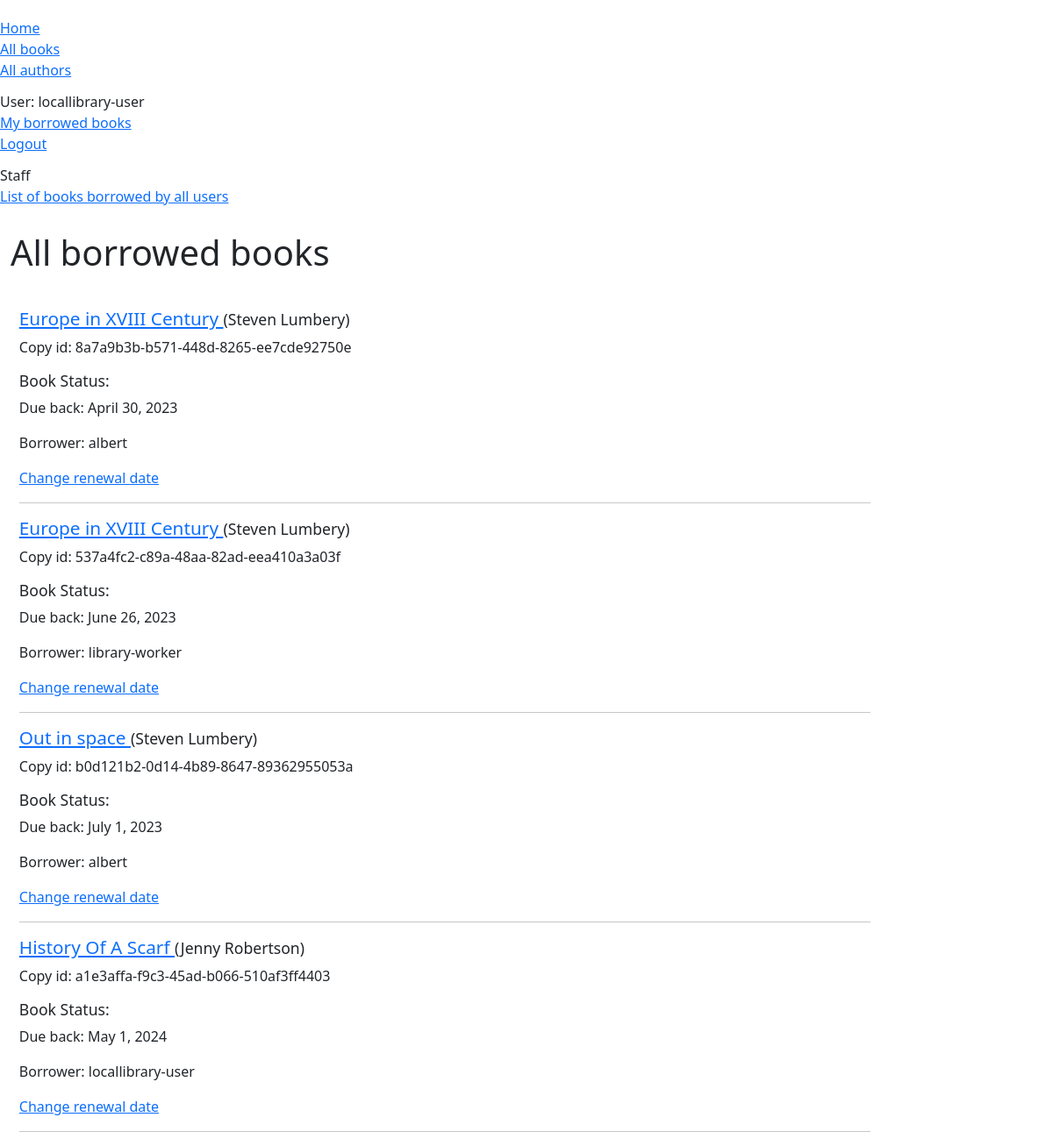
Page /catalog/allborrowed/ (signed in) on the earlier database version.
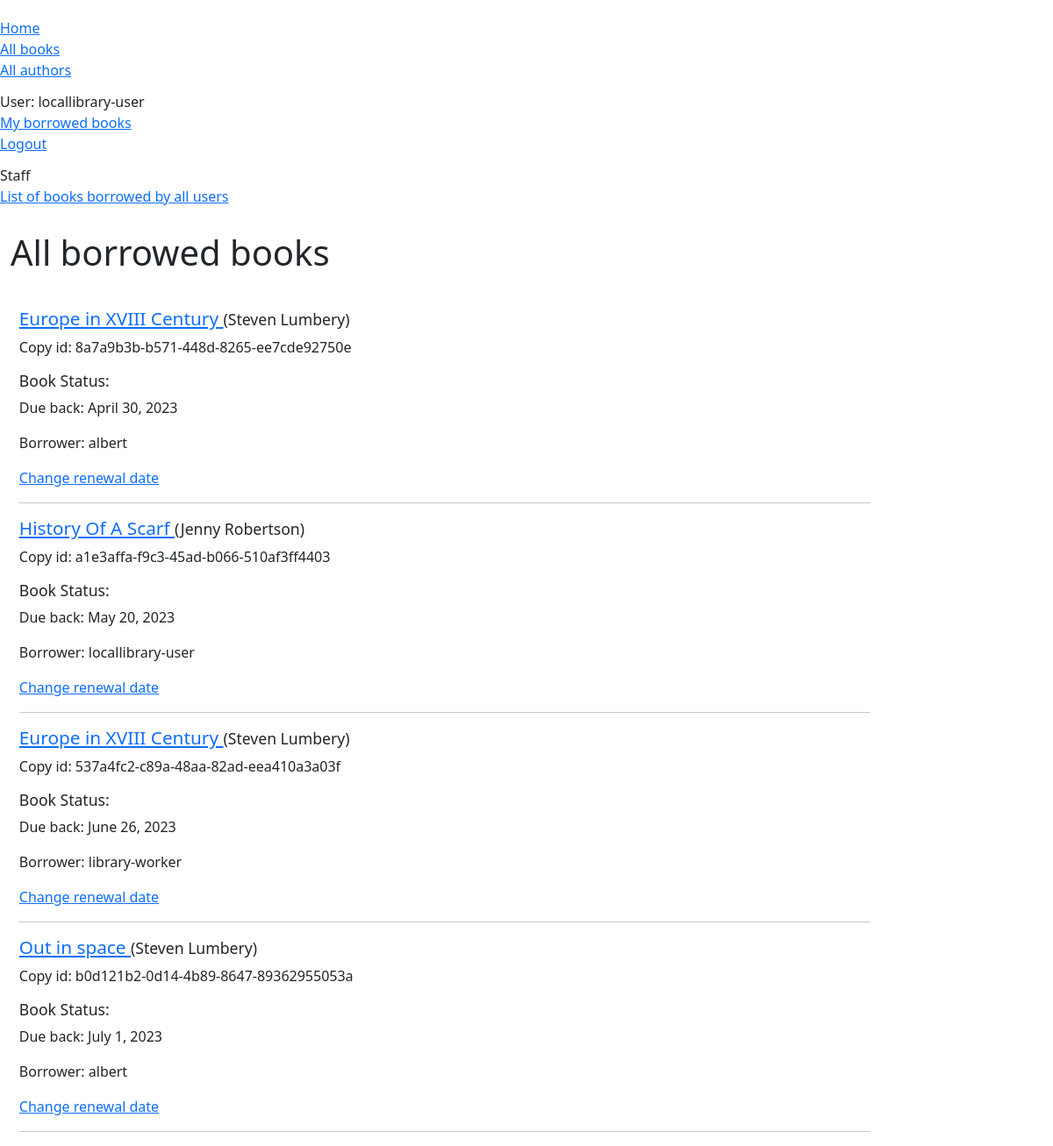
Same page on the later database version.
### catalog/models.py (models this page shows, shortened)
class BookInstance(models.Model):
    id = models.UUIDField(primary_key=True, default=uuid.uuid4,
        help_text='Unique ID for this particular book across whole libray')
    book = models.ForeignKey('Book', on_delete=models.RESTRICT, null=True)
    imprint = models.ForeignKey('Imprint', on_delete=models.SET_NULL, null=True,
        help_text='Enter the imprint for this book.')
    due_back = models.DateField(null=True, blank=True)
    LOAN_STATUS = (
        ('m', 'Maintenance'),
        ('o', 'On loan'),
        ('a', 'Available'),
        ('r', 'Reserved'),
    )
    status = models.CharField(
        max_length = 1,
        choices = LOAN_STATUS,
        blank = True,
        default = 'm',
        help_text= 'Book availability',
    )
    borrower = models.ForeignKey(User, on_delete=models.SET_NULL,
        null=True, blank=True)
    class Meta:
        ordering = ['due_back']
        permissions = (
                        ("can_mark_returned", "Set book as returned"),
                        ("can_modify_book_data", "Add or modify book records and information about them"),
                    )

class Book(models.Model):
    title = models.CharField(max_length=200)
    author = models.ForeignKey('Author', on_delete=models.SET_NULL, null=True)
    summary = models.TextField(max_length=1000,
        help_text='Enter a brief description of the book')
    isbn = models.CharField('ISBN', max_length=13, unique=True, default=getRandomISBN,
        help_text='13 Character <a href="https://www.isbn-international.org/content/what-isbn">ISBN number</a>')
    genre = models.ManyToManyField(Genre, help_text='Select genre for this book.')
    language = models.ForeignKey('Language', on_delete=models.SET_NULL, null=True, help_text='Enter the Language for the book.')
    def display_genre(self):
        """Create string for the Genre data. To display it in admin page."""
        return ', '.join(genre.name for genre in self.genre.all()[:3])
    display_genre.short_description = 'Genre'

class Author(models.Model):
    first_name = models.CharField(max_length=100)
    last_name = models.CharField(max_length=100)
    date_of_birth = models.DateField(null=True, blank=True)
    date_of_death = models.DateField(null=True, blank=True)
    class Meta:
        ordering = ['last_name', 'first_name']
    def __str__(self):
        return f'{ self.first_name } { self.last_name }'

### catalog/views.py (the view)
# urls.py: path('allborrowed/', views.AllBooksBorrowedListView.as_view(), name='all-borrowed'),
class AllBooksBorrowedListView(PermissionRequiredMixin, generic.ListView):
    model = BookInstance
    template_name = 'catalog/bookinstance_all_borrowed_books.html'
    permission_required = 'catalog.can_mark_returned'
    def get_queryset(self):
        return(
            BookInstance.objects
            .filter(status__exact='o')
            .order_by('due_back')
        )

### catalog/templates/catalog/bookinstance_all_borrowed_books.html
{% extends "base_generic.html" %}
{% block content %}
    <h1>
        All borrowed books
    </h1>
    {% if bookinstance_list %}
        <div class="all-borrowed-books-container">
            {% for bookinst in bookinstance_list %}
                <section>
                    <h3>
                        <a href="{% url 'book-detail' bookinst.book.pk %}">
                            {{ bookinst.book.title }}
                        </a>
                        <span class="book-author">({{ bookinst.book.author }})</span>
                    </h3>
                    <p>
                        Copy id:
                        {{ bookinst.id }}
                    </p>
                </section>
                <section>
                    <h4>Book Status:</h4>
                    <p>
                        Due back:
                        {{ bookinst.due_back }}
                    </p>
                    <p>
                        Borrower:
                        {{ bookinst.borrower.get_username }}
                    </p>
                    <p>
                        {% if perms.catalog.can_mark_returned %}
                            <a href="{% url 'renew-book-librarian' bookinst.id %}">
                                Change renewal date
                            </a>
                        {% endif %}
                    </p>
                </section>
                <hr>
            {% endfor %}
        </div>
    {% else %}
        <p>There are no books borrowed.</p>
    {% endif %}
{% endblock %}

### catalog/templates/base_generic.html (shortened to what this page needs)
<!DOCTYPE html>
<html lang="en">
    <head>
        <link
        href="https://cdn.jsdelivr.net/npm/bootstrap@5.1.3/dist/css/bootstrap.min.css"
        rel="stylesheet"
        />
        {% load static %}
        <link rel="stylesheet" href="{% static 'css/style.css' %}">
    </head>
    <body>
        <div class="container-fluid">
            <div class="row"
                <div class="col-sm-2">
                    {% block sidebar %}
                        <ul class="sidebar-nav">
                            <div class="sidebar-section">
                                <li>
                                    <a href="{% url 'index' %}">Home</a>
                                </li>
                                <li>
                                    <a href="{% url 'books' %}">All books</a>
                                </li>
                                <li>
                                    <a href="{% url 'authors' %}">All authors</a>
                                </li>
                            </div>
                            {% if user.is_authenticated %}
                                <div class="sidebar-section">
                                    <li>
                                        User:
                                        {{ user.get_username }}
                                    </li>
                                    <li>
                                        <a href="{% url 'my-borrowed' %}">My borrowed books</a>
                                    </li>
                                    <li>
                                        <a href="{% url 'logout' %}?next={{ request.path }}">
                                            Logout
                                        </a>
                                    </li>
                                </div>
                                {% if perms.catalog.can_mark_returned %}
                                    <div class="sidebar-section">
                                        <li>
                                            Staff
                                        </li>
                                        <li>
                                            <a href="{% url 'all-borrowed' %}">
                                                List of books borrowed by all users
                                            </a>
                                        </li>
                                    </div>
                                {% endif %}
                            {% endif %}
                        </ul>
                    {% endblock %}
                </div>
                <div class="col-sm-10">
                    {% block content %}
                    {% endblock %}
                </div>
            </div>
    </body>
</html>

### catalog/static/css/style.css (style rules this page uses)
.sidebar-nav { margin-top: 20px; padding: 0; list-style: none; }
.all-borrowed-books-container { margin: 4% 0% 0% 1% }
h3 { font-size: 1.3rem; }
h4 { font-size: 1.1rem; }
.book-author { font-size: 1.1rem; }
.sidebar-section { margin-bottom: 1%; }

Differences in the rows shown:
changed BookInstance "a1e3affa-f9c3-45ad-b066-510af3ff4403": due_back "May 1, 2024" → "May 20, 2023"; moves up the list
